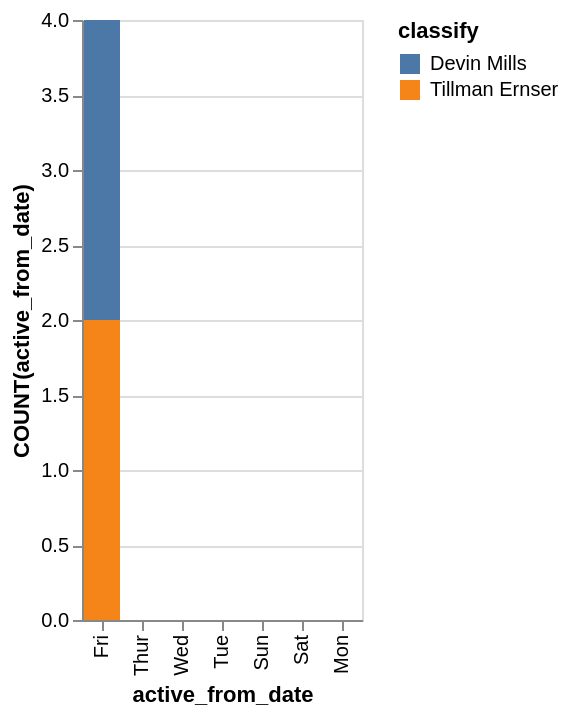

Vega-Lite specification for this chart:
### Vega-Lite specification from a JSON file in a GitHub repository (floating-point values rounded to 4 significant figures)
{"data": {"values": [{"x_data": "Fri", "y_data": 2, "classify": "Devin Mills"}, {"x_data": "Thur", "y_data": 0, "classify": "Devin Mills"}, {"x_data": "Wed", "y_data": 0, "classify": "Devin Mills"}, {"x_data": "Tue", "y_data": 0, "classify": "Devin Mills"}, {"x_data": "Sun", "y_data": 0, "classify": "Devin Mills"}, {"x_data": "Sat", "y_data": 0, "classify": "Devin Mills"}, {"x_data": "Mon", "y_data": 0, "classify": "Devin Mills"}, {"x_data": "Fri", "y_data": 2, "classify": "Tillman Ernser"}, {"x_data": "Thur", "y_data": 0, "classify": "Tillman Ernser"}, {"x_data": "Wed", "y_data": 0, "classify": "Tillman Ernser"}, {"x_data": "Tue", "y_data": 0, "classify": "Tillman Ernser"}, {"x_data": "Sun", "y_data": 0, "classify": "Tillman Ernser"}, {"x_data": "Sat", "y_data": 0, "classify": "Tillman Ernser"}, {"x_data": "Mon", "y_data": 0, "classify": "Tillman Ernser"}]}, "mark": "bar", "encoding": {"x": {"field": "x_data", "type": "nominal", "title": "active_from_date", "sort": {"op": "sum", "field": "y_data", "order": "descending"}}, "y": {"field": "y_data", "type": "quantitative", "title": "COUNT(active_from_date)"}, "color": {"field": "classify"}}}
